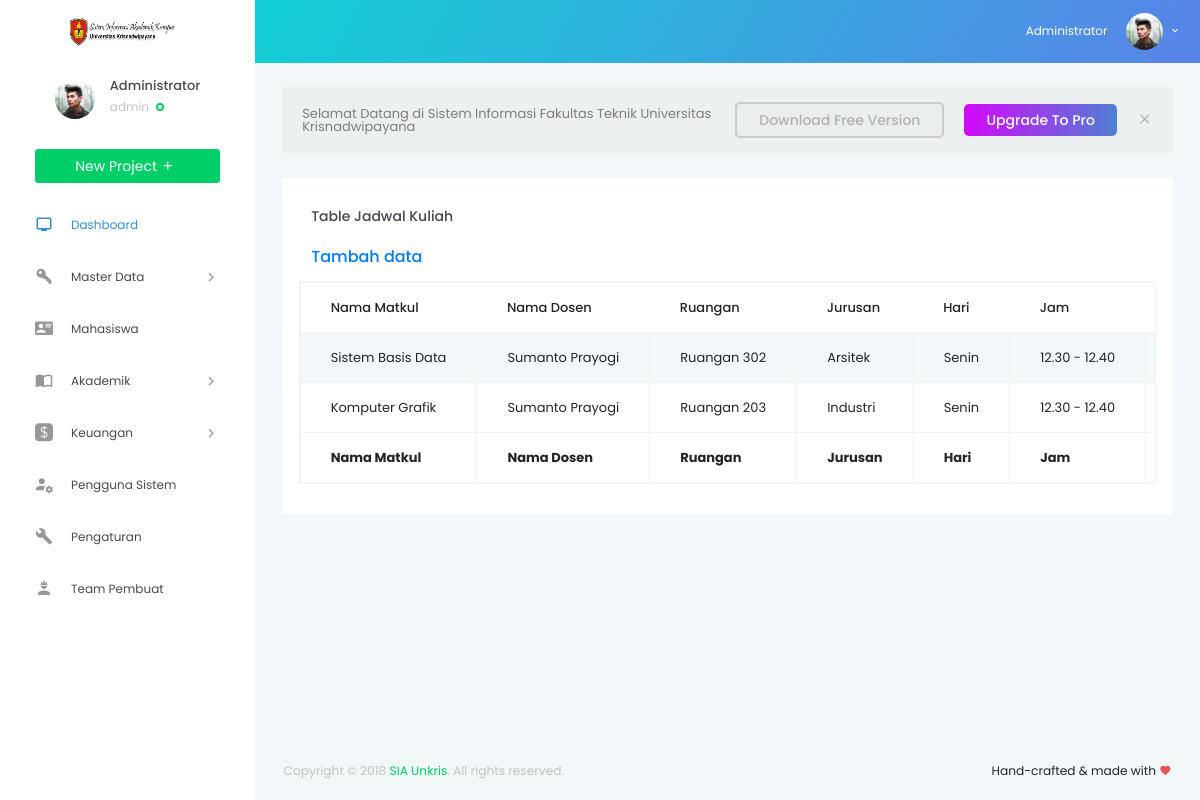
/jadwal/index.php (signed in), run on the app's committed database.
### tables this page shows
CREATE TABLE `jadwal` (
  `id_jadwal` int(11) NOT NULL,
  `kode_matkul_jadwal` varchar(255) NOT NULL,
  `nip_jadwal` int(50) NOT NULL,
  `kode_ruangan_jadwal` varchar(255) NOT NULL,
  `kode_prodi` varchar(100) NOT NULL,
  `hari` char(255) NOT NULL,
  `jam` varchar(255) NOT NULL
);

CREATE TABLE `mata_kuliah` (
  `kode_matkul` varchar(255) NOT NULL,
  `nama_matkul` char(255) NOT NULL,
  `sks` int(11) NOT NULL
);

CREATE TABLE `data_dosen` (
  `nip` int(50) NOT NULL,
  `nama` varchar(50) NOT NULL,
  `email` varchar(50) NOT NULL,
  `no_telp` int(50) NOT NULL,
  `prodi` varchar(100) NOT NULL,
  `gender` varchar(50) NOT NULL,
  `matkul` varchar(100) NOT NULL,
  `status` varchar(100) NOT NULL
);

CREATE TABLE `ruangan` (
  `kode_ruangan` varchar(255) NOT NULL,
  `nama_ruangan` varchar(255) NOT NULL
);

CREATE TABLE `data_prodi` (
  `kode` varchar(100) NOT NULL,
  `no_ijin` varchar(100) NOT NULL,
  `nama_prodi` varchar(100) NOT NULL,
  `ketua_prodi` varchar(100) NOT NULL,
  `email` varchar(100) NOT NULL,
  `status` varchar(100) NOT NULL
);

### jadwal/index.php (the view, shortened to what this page needs)
<!DOCTYPE html>
<html lang="en">
<head>
  <link rel="stylesheet" href="../vendors/iconfonts/mdi/css/materialdesignicons.min.css">
  <link rel="stylesheet" href="../vendors/css/vendor.bundle.base.css">
  <link rel="stylesheet" href="../vendors/css/vendor.bundle.addons.css">
  <link rel="stylesheet" href="../public/css/style.css">
</head>
<body>
  <div class="container-scroller">
      <?php require "../partials/_navbar.php"; ?>
    <div class="container-fluid page-body-wrapper">
      <?php require "../partials/_sidebar.php"; ?>
      <div class="main-panel">
        <div class="content-wrapper">
          <div class="row purchace-popup">
            <div class="col-12">
              <span class="d-block d-md-flex align-items-center">
                <p>Selamat Datang di Sistem Informasi Fakultas Teknik Universitas Krisnadwipayana</p>
                <a class="btn ml-auto download-button d-none d-md-block" href="https://github.com/BootstrapDash/StarAdmin-Free-Bootstrap-Admin-Template" target="_blank">Download Free Version</a>
                <a class="btn purchase-button mt-4 mt-md-0" href="https://www.bootstrapdash.com/product/star-admin-pro/" target="_blank">Upgrade To Pro</a>
                <i class="mdi mdi-close popup-dismiss d-none d-md-block"></i>
              </span>
            </div>
          </div>
          <div class="row">
        <div class="col-lg-12 grid-margin stretch-card">
          <div class="card">
            <div class="card-body">
              <h4 class="card-title">Table Jadwal Kuliah</h4>
              <h5 class="card-description">
                <a href="input.php">Tambah data</a>
              </h5>
				  <div class="m-form m-form--label-align-right m--margin-top-20 m--margin-bottom-30">
          <div class="row">
          <?php
          $sql = "SELECT id_jadwal, kode_matkul_jadwal, nip_jadwal, kode_ruangan_jadwal, kode_prodi, hari, jam,
									kode_matkul, nama_matkul,
									nip, nama,
									kode_ruangan, nama_ruangan,
									kode, nama_prodi FROM jadwal
									INNER JOIN mata_kuliah ON kode_matkul_jadwal=kode_matkul
									INNER JOIN data_dosen ON nip_jadwal=nip
									INNER JOIN ruangan ON kode_ruangan_jadwal=kode_ruangan
									INNER JOIN data_prodi ON kode_prodi=kode";
          $query = mysqli_query($conn, $sql);
          echo '<table id="example" class="table table-striped table-bordered table-responsive" style="width:100%">
            <tr>
            <thead>
                <th>Nama Matkul</th>
                <th>Nama Dosen</th>
                <th>Ruangan</th>
                <th>Jurusan</th>
                <th>Hari</th>
                <th>Jam</th>
                <th>Action</th>
            </tr>
            </thead>
                <tbody>';
                      while ($row = mysqli_fetch_array($query)) {
                        echo "<tr>";
                        echo "<td>".$row['nama_matkul']."</td>";
                        echo "<td>".$row['nama']."</td>";
                        echo "<td>".$row['nama_ruangan']."</td>";
                        echo "<td>".$row['nama_prodi']."</td>";
                        echo "<td>".$row['hari']."</td>";
                        echo "<td>".$row['jam']."</td>";
                        echo "<td align='center'><a href='form-edit.php?id_jadwal=$row[id_jadwal]'>Edit</a> | <a href='delete.php?id_jadwal=$row[id_jadwal]'>Delete</a></td></tr>";
                      }
                      echo '
              </tbody>
              <tfoot>
                <tr>
								<th>Nama Matkul</th>
                <th>Nama Dosen</th>
                <th>Ruangan</th>
                <th>Jurusan</th>
                <th>Hari</th>
                <th>Jam</th>
                <th>Action</th>
                </tr>
            </tfoot>
            </table>';
                      ?>
                  </div>
                  </div>
                </div>
              </div>
            </div>
        </div>
        </div>
        <?php require "../partials/_fotter.php"; ?>
      </div>
    </div>
  </div>
</body>
</html>

### jadwal/index.php (style rules this page uses)
table { width:100%; }

### data on the page
jadwal: mata_kuliah.nama_matkul "Sistem Basis Data", data_dosen.nama "Sumanto Prayogi", ruangan.nama_ruangan "Ruangan 302", data_prodi.nama_prodi "Arsitek", hari "Senin", jam "12.30 - 12.40"
jadwal: mata_kuliah.nama_matkul "Komputer Grafik", data_dosen.nama "Sumanto Prayogi", ruangan.nama_ruangan "Ruangan 203", data_prodi.nama_prodi "Industri", hari "Senin", jam "12.30 - 12.40"

### other printed values
$_SESSION['nama'] "Administrator"
$_SESSION['level'] "admin"
